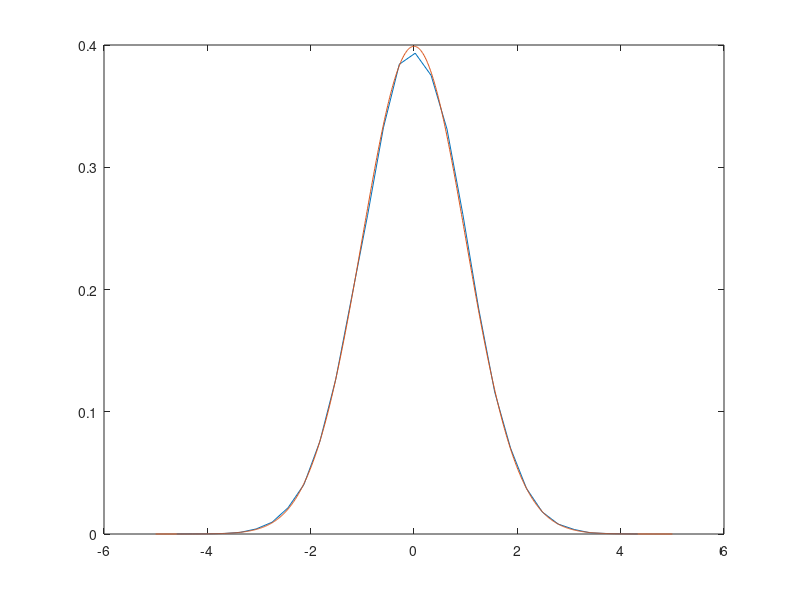

Write the MATLAB code that produced this figure.


y = randn(1,100000);
[nn,xx]  = hist(y, 30);

nn = nn / (100000*(xx(2) - xx(1)));

x  = -5:0.01:5;
w = 1/sqrt(2*pi) * exp(-0.5*x.^2);


plot(xx,nn,x,w);
